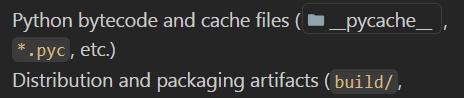
#> input picture debug_capture.png, 464 x 98 px
$ python -i ocr_engine.py   (imports and definitions only)
#> lines starting #> are read from the running program, lines starting #| are printed output that depends on the picture; after the words box and inside, x2 and y2 are one past the last pixel; in counts of white or black regions, pixels touching at a corner belong together
#> in extract_text_from_image, img_bgr is the input picture: shape (98, 464, 3); mean B, G, R 51.4, 50.9, 51.1
# src/ocr/ocr_engine.py
import pytesseract
import cv2
import numpy as np
from PIL import Image
from ..utils.logging import logger

pytesseract.pytesseract.tesseract_cmd = r'D:\Program Files\Tesseract-OCR\tesseract.exe'

def _preprocess(img_bgr: np.ndarray) -> np.ndarray:
    """
    Tiền xử lý ảnh để OCR nhận diện tốt cả text tối-nền-sáng
    lẫn text sáng-nền-tối.
    """
    # 1. Resize x3
    img = cv2.resize(img_bgr, None, fx=3, fy=3,
                     interpolation=cv2.INTER_CUBIC)
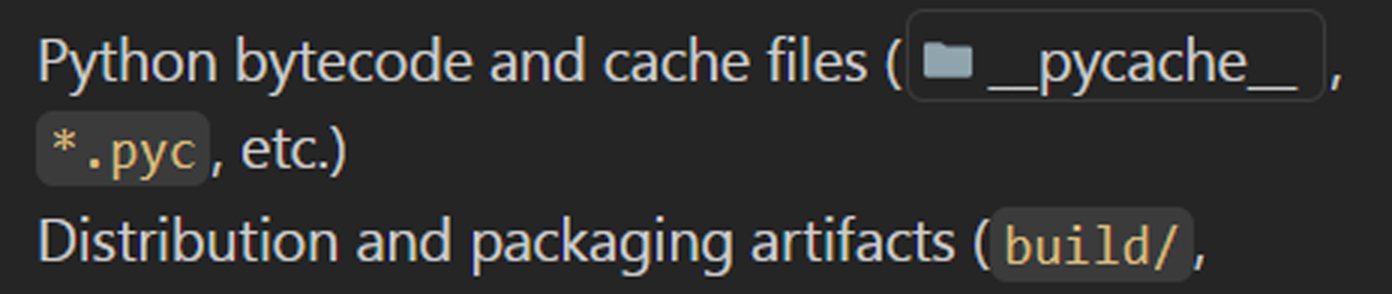
#> img: shape (294, 1392, 3); mean B, G, R 51.4, 50.9, 51.1

    # 2. Chuyển sang grayscale
    gray = cv2.cvtColor(img, cv2.COLOR_BGR2GRAY)
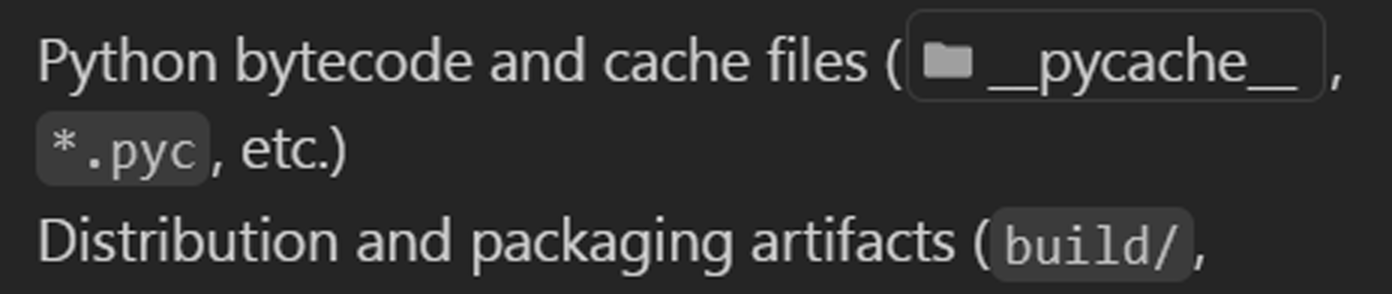
#> gray: shape (294, 1392); min 1, max 240, mean 50.9

    # 3. Tăng contrast bằng CLAHE (tốt hơn convertScaleAbs vì thích nghi vùng)
    clahe = cv2.createCLAHE(clipLimit=2.0, tileGridSize=(8, 8))
    gray = clahe.apply(gray)

    # 4. Khử nhiễu nhẹ
    gray = cv2.GaussianBlur(gray, (3, 3), 0)

    # 5. AUTO-INVERT: nếu nền tối thì invert để text luôn là màu tối
    mean_brightness = np.mean(gray)
#> mean_brightness = 58.79
    if mean_brightness < 127:
        gray = cv2.bitwise_not(gray)
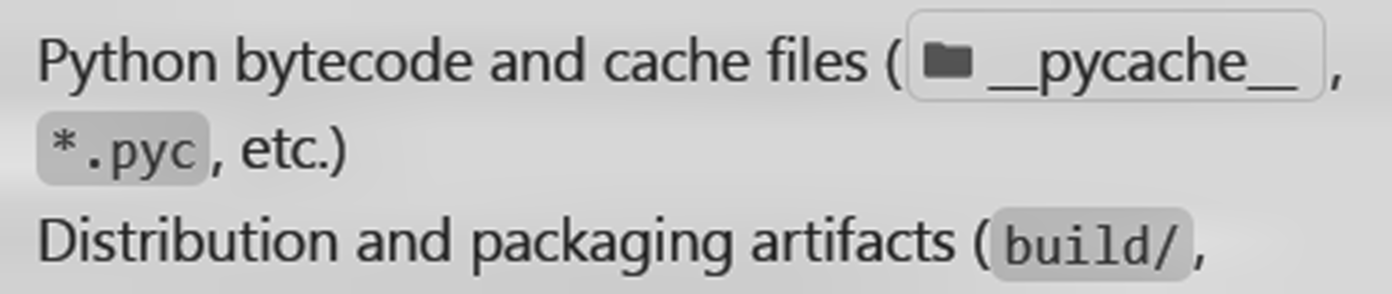
#> gray: shape (294, 1392); min 18, max 243, mean 196.2

    # 6. Adaptive threshold
    thresh = cv2.adaptiveThreshold(
        gray, 255,
        cv2.ADAPTIVE_THRESH_GAUSSIAN_C,   # Gaussian mượt hơn MEAN_C
        cv2.THRESH_BINARY,
        11, 4
    )
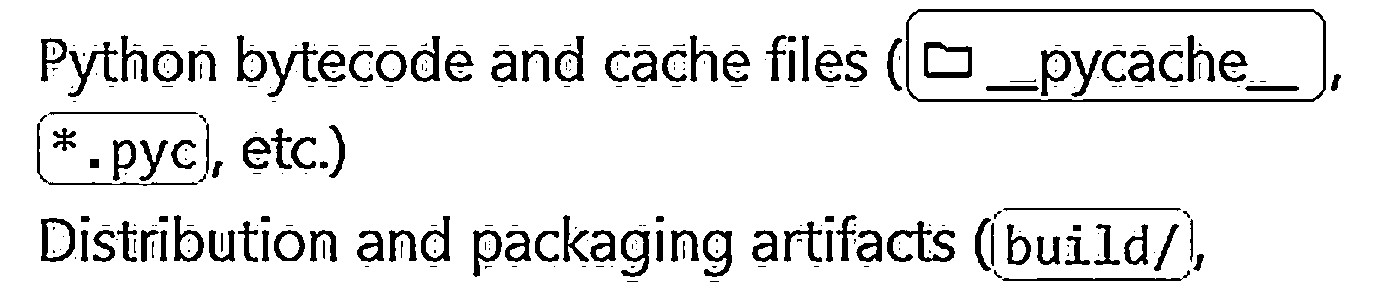
#> thresh: shape (294, 1392); 90.5% white; 290 black regions (175 under 20 px), largest, box (x1, y1, x2, y2) and area: (906, 9, 1326, 102) 2924, (887, 221, 955, 262) 986, (267, 42, 318, 97) 720

    return thresh


def extract_text_from_image(image: Image.Image, lang: str = 'eng+vie') -> str:
    try:
        img_bgr = np.array(image)

        # PIL trả về RGB, OpenCV cần BGR
        if img_bgr.ndim == 3 and img_bgr.shape[2] == 3:
            img_bgr = cv2.cvtColor(img_bgr, cv2.COLOR_RGB2BGR)

        thresh = _preprocess(img_bgr)

        custom_config = r'--oem 3 --psm 6'
#> (the run stopped early here; a loop or call above may not have finished)
